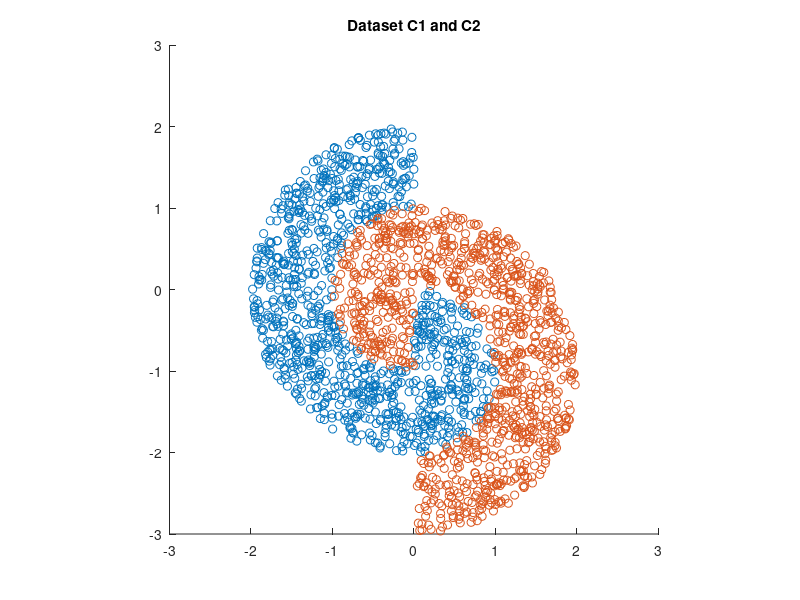

Write the MATLAB code that produced this figure.
num_samples = 1000;
C1 = zeros(num_samples, 2);
C2 = zeros(num_samples, 2);
inside_semicircle = @(x, y, center, radius, left_half) ...
    (x - center(1)).^2 + (y - center(2)).^2 <= radius^2 & ...
    (left_half & x <= center(1) | ~left_half & x >= center(1));

%Area of C1
i = 1;
while i <= num_samples
    x = -2 + 4*rand;
    y = -3 + 5*rand;
    if inside_semicircle(x, y, [0, 0], 2, true) && ...
       ~inside_semicircle(x, y, [0, 0], 1, true)
        C1(i, :) = [x y];
        i = i + 1;
    elseif inside_semicircle(x, y, [0, -1], 1, false)
        C1(i, :) = [x y];
        i = i + 1;
    end
end

% Area of C2
j = 1;
while j <= num_samples
    x = -2 + 4*rand;
    y = -3 + 5*rand;
    if inside_semicircle(x, y, [0, -1], 2, false) && ...
       ~inside_semicircle(x, y, [0, -1], 1, false)
        C2(j, :) = [x y];
        j = j + 1;
    elseif inside_semicircle(x, y, [0, 0], 1, true)
        C2(j, :) = [x y];
        j = j + 1;
    end
end
figure;
scatter(C1(:,1), C1(:,2), 'r.');
hold on;
scatter(C2(:,1), C2(:,2), 'b.');
axis equal;
xlim([-3, 3]);
ylim([-3, 3]);
title('Dataset C1 and C2');
hold off;
combined_data = [C1; C2];
labels = [ones(num_samples, 1); zeros(num_samples, 1)];
combined_data_with_labels = [combined_data labels];
csvwrite('dataset.csv', combined_data_with_labels);
rand_indices = randperm(size(combined_data_with_labels, 1));
shuffled_data_with_labels = combined_data_with_labels(rand_indices, :);
num_train = floor(size(shuffled_data_with_labels, 1) * 0.8);
num_test = size(shuffled_data_with_labels, 1) - num_train;
train_data = shuffled_data_with_labels(1:num_train, :);
test_data = shuffled_data_with_labels(num_train+1:end, :);
csvwrite('train_dataset.csv', train_data);
csvwrite('test_dataset.csv', test_data);